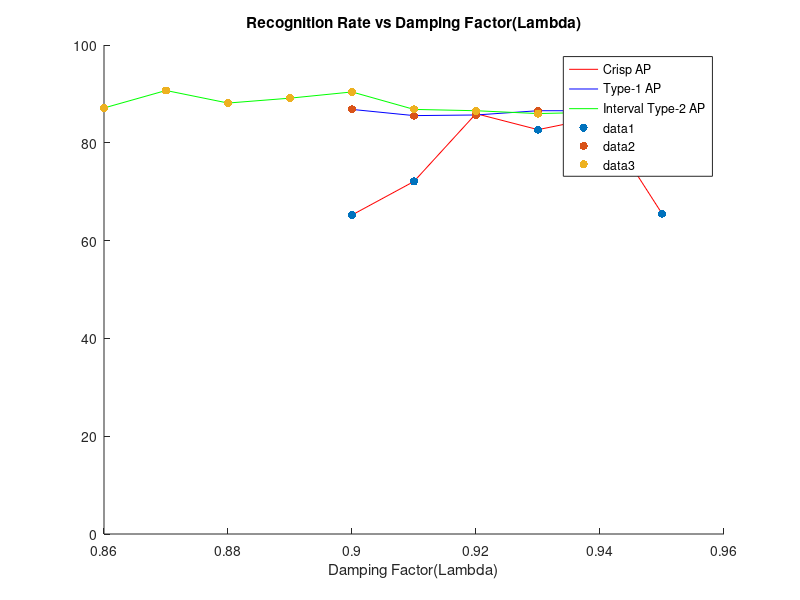

This chart was generated by the following MATLAB code:
lam1=[0.9 0.91 0.92 0.93 0.94 0.95];
acc1=[65.24 72.10 85.96 82.69 85.26 65.52];

lam2=[0.9 0.91 0.92 0.93 0.94];
acc2=[86.83 85.56 85.69 86.56 86.56];

lam3=[0.86 0.87 0.88 0.89 0.9 0.91 0.92 0.93 0.94];
acc3=[87.12 90.7 88.13 89.13 90.4 86.83 86.56 85.98 86.26];
clear y label;
hold on 
plot(lam1,acc1,'red');
plot(lam2,acc2,'blue');
plot(lam3,acc3,'green');
title('Recognition Rate vs Damping Factor(Lambda)');
xlabel('Damping Factor(Lambda)');
%ylabel('Recognition Rate(%)');
legend('Crisp AP','Type-1 AP','Interval Type-2 AP');
scatter(lam1,acc1,'red','filled');
scatter(lam2,acc2,'blue','filled');
scatter(lam3,acc3,'green','filled');
%legend('Type-2 AP','Type-2 Data','Type-1 AP','Type-1 Data');
ylim([0 100]);
hold off